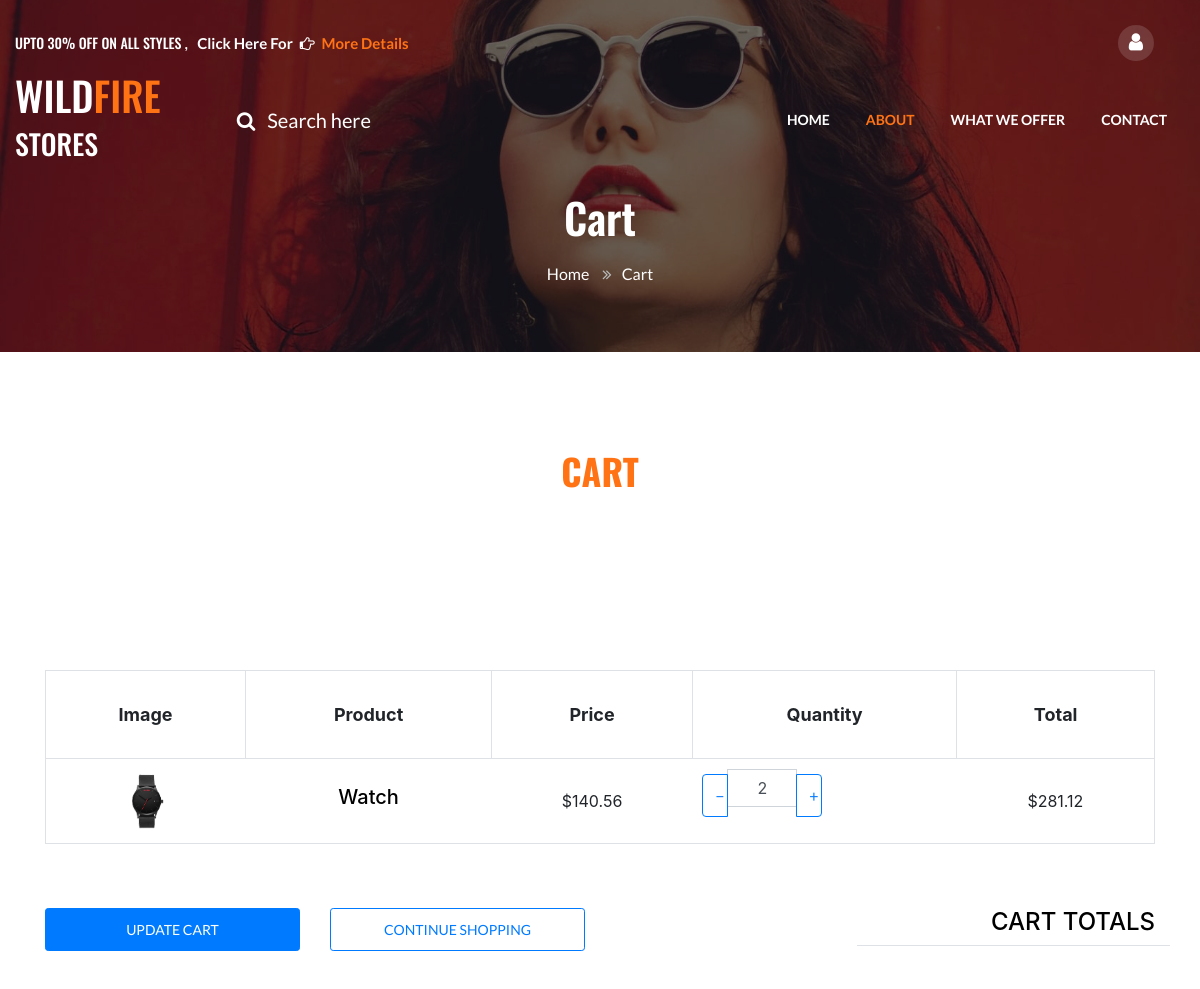
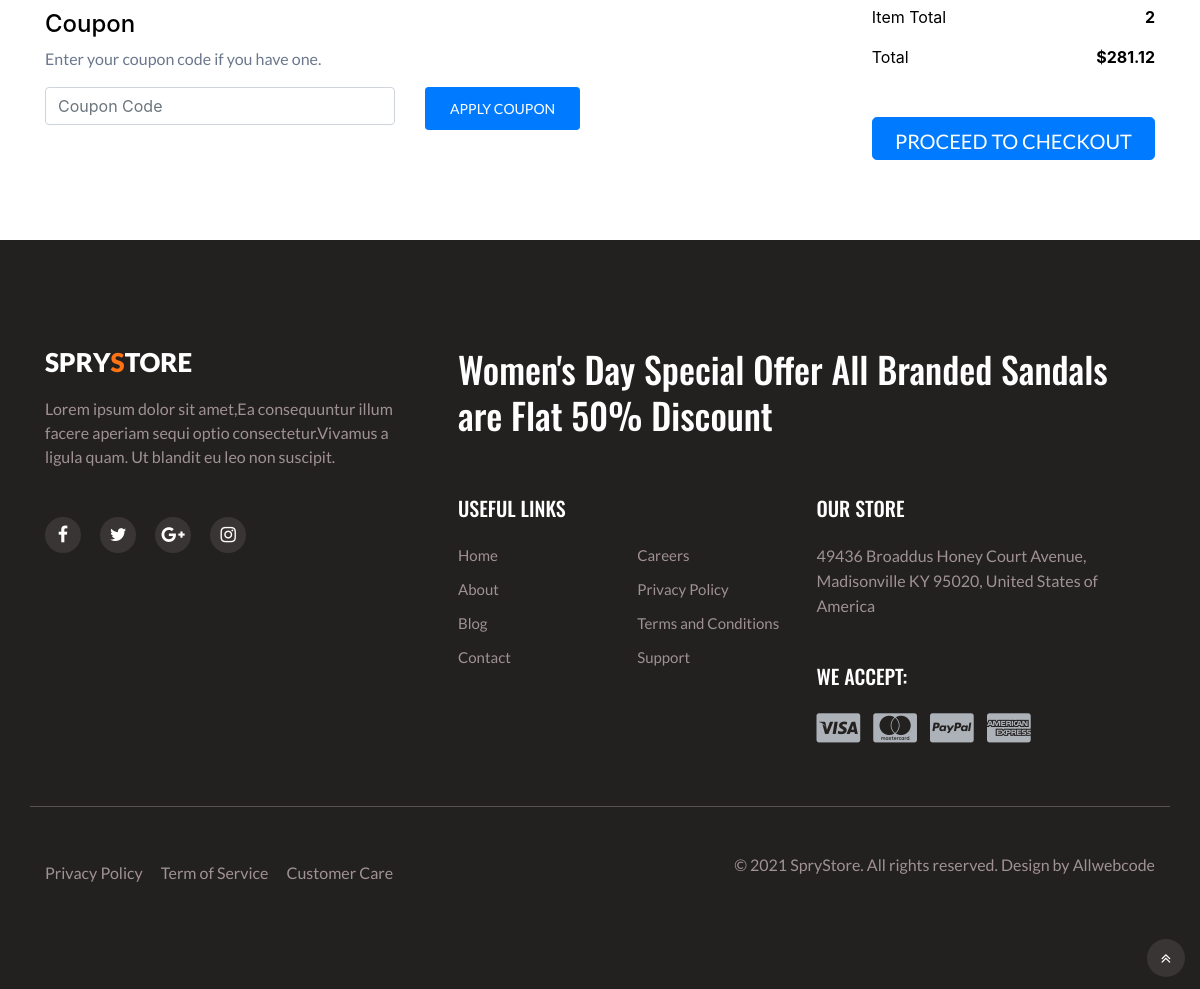
The app's page /cart/ (signed in) with its own data (2 pictures, top to bottom).
### store/models.py (models this page shows, shortened)
class OrderItem(models.Model):
	product = models.ForeignKey(Product, on_delete=models.SET_NULL, null=True)
	order = models.ForeignKey(Order, on_delete=models.SET_NULL, null=True)
	quantity = models.IntegerField(default=0, null=True, blank=True)
	date_added = models.DateTimeField(auto_now_add=True)
	@property
	def get_total(self):
		total = self.product.price * self.quantity
		return total

class Product(models.Model):
	name = models.CharField(max_length=200)
	price = models.DecimalField(max_digits=7, decimal_places=2)
	digital = models.BooleanField(default=False,null=True, blank=True)
	image = models.ImageField(null=True, blank=True)
	@property
	def imageURL(self):
		try:
			url = self.image.url
		except:
			url = ''
		return url

class Order(models.Model):
	customer = models.ForeignKey(Customer, on_delete=models.SET_NULL, null=True, blank=True)
	date_ordered = models.DateTimeField(auto_now_add=True)
	complete = models.BooleanField(default=False)
	transaction_id = models.CharField(max_length=100, null=True)
	@property
	def get_cart_total(self):
		orderitems = self.orderitem_set.all()
		total = sum([item.get_total for item in orderitems])
		return total
	@property
	def get_cart_items(self):
		orderitems = self.orderitem_set.all()
		total = sum([item.quantity for item in orderitems])
		return total

### store/views.py (the view)
# urls.py: path('cart/', views.cart, name="cart"),
def cart(request):
    data = cartData(request)
    cartItems = data ['cartItems']
    order = data ['order']
    items = data ['items']
    context = {'items':items, 'order':order, 'cartItems':cartItems}
    return render(request, 'store/cart.html', context)

### store/utils.py (called while the page is built)
def cartData(request):
	if request.user.is_authenticated:
		customer = request.user.customer
		order, created = Order.objects.get_or_create(customer=customer, complete=False)
		items = order.orderitem_set.all()
		cartItems = order.get_cart_items
	else:
		cookieData = cookieCart(request)
		cartItems = cookieData['cartItems']
		order = cookieData['order']
		items = cookieData['items']
	return {'cartItems':cartItems ,'order':order, 'items':items}

### templates/store/cart.html (shortened to what this page needs)
<!doctype html>
{% load static %}
<html lang="zxx">
<head>
  <link rel="stylesheet" type="text/css" href="{% static 'css/main.css' %}">
  <link rel="stylesheet" href="{% static 'css/cart/fonts/icomoon/style.css' %}">
  <link rel="stylesheet" href="{% static 'css/cart/css/bootstrap.min.css' %}">
  <link rel="stylesheet" href="{% static 'css/cart/css/magnific-popup.css' %}">
  <link rel="stylesheet" href="{% static 'css/cart/css/jquery-ui.css' %}">
  <link rel="stylesheet" href="{% static 'css/cart/css/owl.carousel.min.css' %}">
  <link rel="stylesheet" href="{% static 'css/cart/css/owl.theme.default.min.css' %}">
  <link rel="stylesheet" href="{% static 'css/cart/css/aos.css' %}">
  <link rel="stylesheet" href="{% static 'css/cart/css/style.css' %}">
  <link rel="stylesheet" href="{% static 'css/style-starter.css' %}">
</head>
<body>
<section class="w3l-banner-slider-main inner-pagehny">
  <div class="breadcrumb-infhny">
    <div class="top-header-content">
      <header class="tophny-header">
        <div class="container-fluid">
          <div class="top-right-strip row">
            <div class="top-hny-left-content col-lg-6 pl-lg-0">
              <h6>Upto 30% off on All styles , <a href="#" target="_blank"> Click here for <span
                    class="fa fa-hand-o-right hand-icon" aria-hidden="true"></span> <span class="hignlaite">More
                    details</span></a></h6>
            </div>
            <ul class="top-hnt-right-content col-lg-6">
              <li class="button-log usernhy">
                <a class="btn-open" href="#">
                  <span class="fa fa-user" aria-hidden="true"></span>
                </a>
              </li>
            </ul>
          </div>
        </div>
        <nav class="navbar navbar-expand-lg navbar-light">
          <div class="container-fluid serarc-fluid">
            <a class="navbar-brand" href="{% url 'store' %}">
              <h1>Wild<span class="lohny">Fire</span></h1><h3>stores</h3></a>
            <div class="search-right">
              <a href="#search" title="search"><span class="fa fa-search mr-2" aria-hidden="true"></span>
                <span class="search-text">Search here</span></a>
            </div>
            <div class="collapse navbar-collapse" id="navbarSupportedContent">
              <ul class="navbar-nav ml-auto">
                <li class="nav-item">
                  <a class="nav-link" href="{% url 'store' %}">Home</a>
                </li>
                <li class="nav-item active">
                  <a class="nav-link" href="{% url 'about' %}">About</a>
                </li>
                <li class="nav-item">
                  <a class="nav-link" href="{% url 'about' %}">What We Offer</a>
                </li>
                <li class="nav-item">
                  <a class="nav-link" href="{% url 'contact' %}">Contact</a>
                </li>
              </ul>
            </div>
          </div>
        </nav>
      </header>
      <div class="breadcrumb-contentnhy">
        <div class="container">
          <nav aria-label="breadcrumb">
            <h2 class="hny-title text-center">Cart</h2>
            <ol class="breadcrumb mb-0">
              <li><a href="{% url 'store' %}">Home</a>
                <span class="fa fa-angle-double-right"></span></li>
              <li class="active">Cart</li>
            </ol>
          </nav>
        </div>
      </div>
    </div>
</section>
<section class="w3l-ecommerce-main">
	<div class="ecom-contenthny py-5">
		<div class="container py-lg-5">
			<h3 class="hny-title mb-0 text-center"> <span>CART</span></h3>
		</div>
	</div>
</section>
<div class="site-section">
  <div class="container">
    <div class="row mb-5">
      <div class="col-md-12">
        <div class="site-blocks-table">
          <table class="table table-bordered">
                <thead>
                        <tr>
                          <th class="product-thumbnail">Image</th>
                          <th class="product-name">Product</th>
                          <th class="product-price">Price</th>
                          <th class="product-quantity">Quantity</th>
                          <th class="product-total">Total</th>
                        </tr>
                    </thead>
                    {% for item in items %}
                        <tbody>
                            <tr>
                            <td class="product-thumbnail">
                                <img class="row-image" src="{{item.product.imageURL}}">
                            </td>
                            <td class="product-name">
                                <h2 class="h5 text-black">{{item.product.name}}</h2>
                            </td>
                            <td>${{item.product.price|floatformat:2}}</td>
                            <td>
                                <div class="input-group mb-3" style="max-width: 120px;">
                                    <div class="input-group-prepend">
                                        <button data-product="{{item.product.id}}" class="btn btn-outline-primary js-btn-minus chg-quantity update-cart" data-action="remove" type="button">&minus;</button>
                                    </div>
                                        <input type="text" class="form-control text-center quantity "  value="{{item.quantity}}" placeholder="" aria-label="Example text with button addon" aria-describedby="button-addon1">
                                    <div class="input-group-append">
                                        <button  data-product="{{item.product.id}}" class="btn btn-outline-primary js-btn-plus chg-quantity update-cart" data-action="add" type="button">&plus;</button>
                                    </div>
                                </div>
                            </td>
                            <td>${{item.get_total|floatformat:2}}</td>
                            </tr>
                        </tbody>
                    {% endfor %}
         </table>
        </div>
    </div>
    </div>
    <div class="row">
      <div class="col-md-6">
        <div class="row mb-5">
          <div class="col-md-6 mb-3 mb-md-0">
            <button class="btn btn-primary btn-sm btn-block">Update Cart</button>
          </div>
          <div class="col-md-6">
            <button class="btn btn-outline-primary btn-sm btn-block">Continue Shopping</button>
          </div>
        </div>
        <div class="row">
          <div class="col-md-12">
            <label class="text-black h4" for="coupon">Coupon</label>
            <p>Enter your coupon code if you have one.</p>
          </div>
          <div class="col-md-8 mb-3 mb-md-0">
            <input type="text" class="form-control py-3" id="coupon" placeholder="Coupon Code">
          </div>
          <div class="col-md-4">
            <button class="btn btn-primary btn-sm px-4">Apply Coupon</button>
          </div>
        </div>
      </div>
      <div class="col-md-6 pl-5">
        <div class="row justify-content-end">
          <div class="col-md-7">
            <div class="row">
              <div class="col-md-12 text-right border-bottom mb-5">
                <h3 class="text-black h4 text-uppercase">Cart Totals</h3>
              </div>
            </div>
            <div class="row mb-3">
              <div class="col-md-6">
                <span class="text-black">Item Total</span>
              </div>
              <div class="col-md-6 text-right">
                <strong class="text-black">{{order.get_cart_items}}</strong>
              </div>
            </div>
            <div class="row mb-5">
              <div class="col-md-6">
                <span class="text-black">Total</span>
              </div>
              <div class="col-md-6 text-right">
                <strong class="text-black">${{order.get_cart_total|floatformat:2}}</strong>
              </div>
            </div>
            <div class="row">
              <div class="col-md-12">
                <button class="btn btn-primary btn-lg btn-block" onclick="window.location={% url 'checkout' %}">Proceed To Checkout</button>
              </div>
            </div>
          </div>
        </div>
      </div>
    </div>
  </div>
</div>
  <section class="w3l-footer-22">
      <div class="footer-hny py-5">
          <div class="container py-lg-5">
              <div class="text-txt row">
                  <div class="left-side col-lg-4">
                      <h3><a class="logo-footer" href="index.html">
                            Spry<span class="lohny">S</span>tore</a></h3>
                      <p>Lorem ipsum dolor sit amet,Ea consequuntur illum facere aperiam sequi optio consectetur.Vivamus
                          a ligula quam. Ut blandit eu leo non suscipit. </p>
                      <ul class="social-footerhny mt-lg-5 mt-4">
                          <li><a class="facebook" href="#"><span class="fa fa-facebook" aria-hidden="true"></span></a>
                          </li>
                          <li><a class="twitter" href="#"><span class="fa fa-twitter" aria-hidden="true"></span></a>
                          </li>
                          <li><a class="google" href="#"><span class="fa fa-google-plus" aria-hidden="true"></span></a>
                          </li>
                          <li><a class="instagram" href="#"><span class="fa fa-instagram" aria-hidden="true"></span></a>
                          </li>
                      </ul>
                  </div>
                  <div class="right-side col-lg-8 pl-lg-5">
                      <h4>Women's Day Special Offer
                        All Branded Sandals are Flat 50% Discount</h4>
                      <div class="sub-columns">
                          <div class="sub-one-left">
                              <h6>Useful Links</h6>
                              <div class="footer-hny-ul">
                                  <ul>
                                      <li><a href="index.html">Home</a></li>
                                      <li><a href="about.html">About</a></li>
                                      <li><a href="#">Blog</a></li>
                                      <li><a href="contact.html">Contact</a></li>
                                  </ul>
                                  <ul>
                                      <li><a href="#">Careers</a></li>
                                      <li><a href="#">Privacy Policy</a></li>
                                      <li><a href="#">Terms and Conditions</a></li>
                                      <li><a href="contact.html">Support</a></li>
                                  </ul>
                              </div>
                          </div>
                          <div class="sub-two-right">
                              <h6>Our Store</h6>
                              <p class="mb-5">49436 Broaddus Honey Court Avenue, Madisonville KY 95020, United States of America</p>
                              <h6>We accept:</h6>
                              <ul>
                                  <li><a class="pay-method" href="#"><span class="fa fa-cc-visa"
                                              aria-hidden="true"></span></a>
                                  </li>
                                  <li><a class="pay-method" href="#"><span class="fa fa-cc-mastercard"
                                              aria-hidden="true"></span></a>
                                  </li>
                                  <li><a class="pay-method" href="#"><span class="fa fa-cc-paypal"
                                              aria-hidden="true"></span></a>
                                  </li>
                                  <li><a class="pay-method" href="#"><span class="fa fa-cc-amex"
                                              aria-hidden="true"></span></a>
                                  </li>
                              </ul>
                          </div>
                      </div>
                  </div>
              </div>
              <div class="below-section row">
                  <div class="columns col-lg-6">
                      <ul class="jst-link">
                          <li><a href="#">Privacy Policy </a> </li>
                          <li><a href="#">Term of Service</a></li>
                          <li><a href="contact.html">Customer Care</a> </li>
                      </ul>
                  </div>
                  <div class="columns col-lg-6 text-lg-right">
                      <p>© 2021 SpryStore. All rights reserved. Design by <a href="https://allwebcode.in/" target="_blank">
                              Allwebcode</a>
                      </p>
                  </div>
                  <button onclick="topFunction()" id="movetop" title="Go to top">
                      <span class="fa fa-angle-double-up"></span>
                  </button>
              </div>
          </div>
      </div>
  </section>
</body>
</html>

### static/css/main.css (style rules this page uses)
body { background-color: hsl(0, 0%, 98%); }
h1,h2,h3,h4,h5,h6 { color:hsl(0, 0%, 30%); }
.col-lg-4, .col-lg-6, .col-lg-8, .col-lg-12 { margin-top: 10px; }
.btn { border-radius: 0; }
.row-image { width: 100px; }
.quantity { display: inline-block; font-weight: 700; padding-right:10px; }
.chg-quantity { width: 12px; cursor: pointer; display: block; margin-top: 5px; transition:.1s; }

### static/css/cart/css/style.css (style rules this page uses)
body { line-height: 1.7; color: #8c92a0; font-weight: 300; font-size: 16px; }
a { -webkit-transition: .3s all ease; -o-transition: .3s all ease; transition: .3s all ease; }
.text-black { color: #000; }
.btn { height: 43px; -webkit-transition: .3s all ease-in-out; -o-transition: .3s all ease-in-out; transition: .3s all ease-in-out; text-transform: uppercase; font-size: 13px; }
.form-control { height: 43px; }
.site-section { padding: 2.5em 0; }
@media (min-width: 768px) { .site-section { padding: 5em 0; } }
.site-blocks-table { overflow: auto; }
.site-blocks-table .product-thumbnail { width: 200px; }
.site-blocks-table thead th { padding: 30px; text-align: center; border-width: 1px !important; vertical-align: middle; color: #212529; font-size: 18px; }
.site-blocks-table td { padding: 20px; text-align: center; vertical-align: middle; color: #212529; }
.site-blocks-table tbody tr:first-child td { border-top: 1px solid #ee4266 !important; }

### records on screen
OrderItem: product.imageURL (picture), product.name "Watch", product.price "140.56", quantity "2", get_total "281.12"
Order: get_cart_items "2", get_cart_total "281.12"
